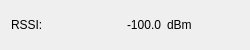
<?xml version="1.0" encoding="UTF-8"?>
<ui version="4.0">
 <class>RSSIWidget</class>
 <widget class="QWidget" name="RSSIWidget">
  <property name="geometry">
   <rect>
    <x>0</x>
    <y>0</y>
    <width>250</width>
    <height>50</height>
   </rect>
  </property>
  <property name="windowTitle">
   <string>DateWidget</string>
  </property>
  <layout class="QGridLayout" name="gridLayout">
   <item row="0" column="0">
    <widget class="QLabel" name="RSSILabel">
     <property name="text">
      <string>RSSI:</string>
     </property>
    </widget>
   </item>
   <item row="0" column="1">
    <widget class="QLabel" name="RSSI">
     <property name="maximumSize">
      <size>
       <width>16777215</width>
       <height>288</height>
      </size>
     </property>
     <property name="layoutDirection">
      <enum>Qt::LayoutDirection::LeftToRight</enum>
     </property>
     <property name="text">
      <string>-100.0</string>
     </property>
     <property name="alignment">
      <set>Qt::AlignmentFlag::AlignRight|Qt::AlignmentFlag::AlignTrailing|Qt::AlignmentFlag::AlignVCenter</set>
     </property>
    </widget>
   </item>
   <item row="0" column="2">
    <widget class="QLabel" name="RSSIUnits">
     <property name="text">
      <string>dBm</string>
     </property>
     <property name="scaledContents">
      <bool>false</bool>
     </property>
     <property name="alignment">
      <set>Qt::AlignmentFlag::AlignJustify|Qt::AlignmentFlag::AlignVCenter</set>
     </property>
    </widget>
   </item>
  </layout>
 </widget>
 <resources/>
 <connections/>
</ui>
